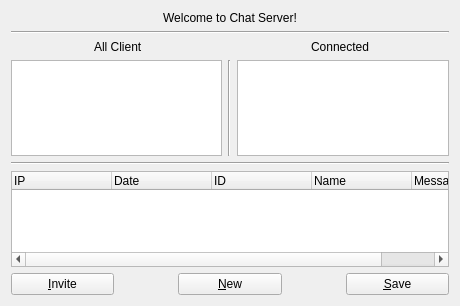
<?xml version="1.0" encoding="UTF-8"?>
<ui version="4.0">
 <class>ChatServerForm</class>
 <widget class="QWidget" name="ChatServerForm">
  <property name="geometry">
   <rect>
    <x>0</x>
    <y>0</y>
    <width>460</width>
    <height>306</height>
   </rect>
  </property>
  <property name="windowTitle">
   <string>Chat Server</string>
  </property>
  <layout class="QVBoxLayout" name="verticalLayout">
   <item>
    <widget class="QLabel" name="welcome">
     <property name="styleSheet">
      <string notr="true">font: 14pt &quot;맑은 고딕&quot;;</string>
     </property>
     <property name="text">
      <string>Welcome to Chat Server!</string>
     </property>
     <property name="alignment">
      <set>Qt::AlignCenter</set>
     </property>
    </widget>
   </item>
   <item>
    <widget class="Line" name="line_3">
     <property name="orientation">
      <enum>Qt::Horizontal</enum>
     </property>
    </widget>
   </item>
   <item>
    <layout class="QHBoxLayout" name="horizontalLayout_2">
     <item alignment="Qt::AlignHCenter|Qt::AlignBottom">
      <widget class="QLabel" name="connected">
       <property name="styleSheet">
        <string notr="true">font: 12pt &quot;맑은 고딕&quot;;</string>
       </property>
       <property name="text">
        <string>All Client</string>
       </property>
      </widget>
     </item>
     <item alignment="Qt::AlignHCenter|Qt::AlignBottom">
      <widget class="QLabel" name="disconnected">
       <property name="sizePolicy">
        <sizepolicy hsizetype="Preferred" vsizetype="Preferred">
         <horstretch>0</horstretch>
         <verstretch>0</verstretch>
        </sizepolicy>
       </property>
       <property name="styleSheet">
        <string notr="true">font: 12pt &quot;맑은 고딕&quot;;</string>
       </property>
       <property name="text">
        <string>Connected</string>
       </property>
      </widget>
     </item>
    </layout>
   </item>
   <item>
    <layout class="QHBoxLayout" name="horizontalLayout">
     <item>
      <widget class="QListWidget" name="allClientListWidget"/>
     </item>
     <item>
      <widget class="Line" name="line_2">
       <property name="orientation">
        <enum>Qt::Vertical</enum>
       </property>
      </widget>
     </item>
     <item>
      <widget class="QListWidget" name="connectListWidget"/>
     </item>
    </layout>
   </item>
   <item>
    <widget class="Line" name="line">
     <property name="orientation">
      <enum>Qt::Horizontal</enum>
     </property>
    </widget>
   </item>
   <item>
    <widget class="QTreeWidget" name="logTreeWidget">
     <property name="rootIsDecorated">
      <bool>false</bool>
     </property>
     <column>
      <property name="text">
       <string>IP</string>
      </property>
     </column>
     <column>
      <property name="text">
       <string>Date</string>
      </property>
     </column>
     <column>
      <property name="text">
       <string>ID</string>
      </property>
     </column>
     <column>
      <property name="text">
       <string>Name</string>
      </property>
     </column>
     <column>
      <property name="text">
       <string>Message</string>
      </property>
     </column>
    </widget>
   </item>
   <item>
    <layout class="QHBoxLayout" name="horizontalLayout_3">
     <item>
      <widget class="QPushButton" name="createPushButton">
       <property name="text">
        <string>&amp;Invite</string>
       </property>
      </widget>
     </item>
     <item>
      <spacer name="horizontalSpacer">
       <property name="orientation">
        <enum>Qt::Horizontal</enum>
       </property>
       <property name="sizeType">
        <enum>QSizePolicy::Fixed</enum>
       </property>
       <property name="sizeHint" stdset="0">
        <size>
         <width>58</width>
         <height>20</height>
        </size>
       </property>
      </spacer>
     </item>
     <item>
      <widget class="QPushButton" name="newPushButton">
       <property name="text">
        <string>&amp;New</string>
       </property>
      </widget>
     </item>
     <item>
      <spacer name="horizontalSpacer_2">
       <property name="orientation">
        <enum>Qt::Horizontal</enum>
       </property>
       <property name="sizeType">
        <enum>QSizePolicy::Fixed</enum>
       </property>
       <property name="sizeHint" stdset="0">
        <size>
         <width>58</width>
         <height>20</height>
        </size>
       </property>
      </spacer>
     </item>
     <item>
      <widget class="QPushButton" name="savePushButton">
       <property name="text">
        <string>&amp;Save</string>
       </property>
      </widget>
     </item>
    </layout>
   </item>
  </layout>
  <action name="actionKickOut">
   <property name="text">
    <string>KickOut</string>
   </property>
   <property name="toolTip">
    <string>Client is kickoutted by server.</string>
   </property>
  </action>
 </widget>
 <resources/>
 <connections/>
</ui>
